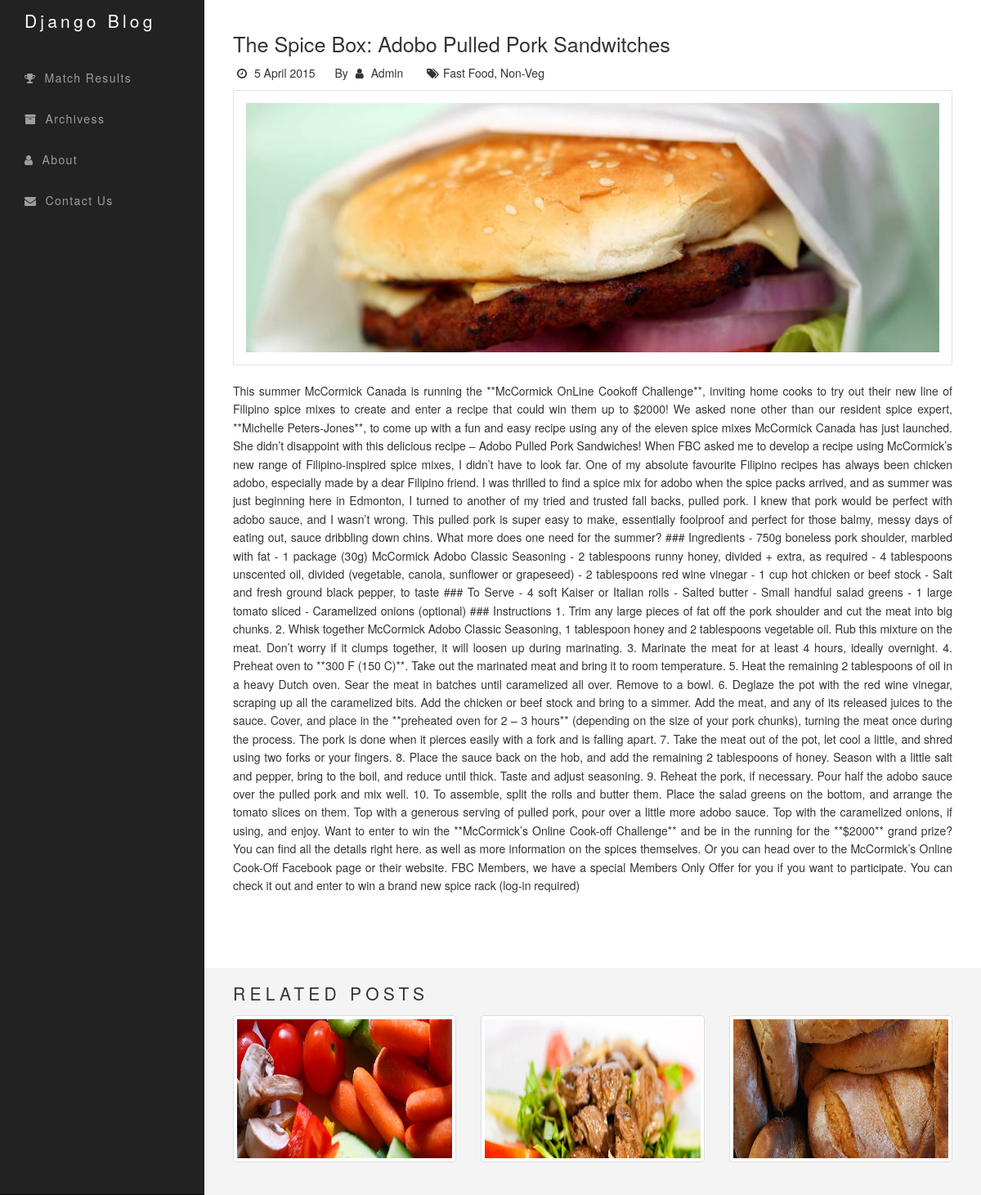
Page /blog/spice-box-adobo-pulled-pork-sandwitches/ on the committed database.
### blog/models.py (models this page shows, shortened)
class PostEntry(models.Model):
	title = models.CharField(max_length=200)
	hero_image = models.ImageField(upload_to='blog/media/')
	post_body = models.TextField()
	post_image = models.ImageField(upload_to='blog/media/', blank=True)
	author = models.CharField(max_length=30)
	created = models.DateTimeField('date published')
	slug = models.SlugField(max_length=200, unique=True)
	published = models.BooleanField(default=True)
	tags = models.ManyToManyField(PostTag)
	objects = PostEntryQuery.as_manager()

class PostTag(models.Model):
	tag = models.CharField(max_length=30)
	def __str__(self):
		return self.tag

### blog/views.py (the view)
# urls.py: url(r'^(?P<article_slug>[\w\-]+)/$', views.Article, name="article"),
def Article(request, article_slug):
	article = models.PostEntry.objects.get(slug=article_slug)
	randomPosts = models.PostEntry.objects.randomPost()
	context = {'article' : article,  'randomPosts': randomPosts}
	return render(request, 'blog/article.html', context)

### blog/models.py (called while the page is built)
	def published(self):
		return self.filter(published=True)

	def randomPost(self):
		return self.published().order_by('?')[:3]

### blog/templates/blog/article.html (shortened to what this page needs)
{% extends "blog/base.html" %}
{% load django_markdown %}
{% if  article %}
    {% block blog_entries %}
        <div class="col-lg-12 blog-post">
            <h1>{{ article.title }}</h1>
            <p class="blog-post-meta">
                <span class="post-time">
                    <i class="fa fa-clock-o"></i> {{article.created | date:'j F Y'}}
                </span>
                <span class="post-author">
                    By <i class="fa fa-user"></i> <a href="#">{{article.author}}</a>
                </span>
                <span class="tags">
                    <i class="fa fa-tags"></i>{{article.tags.all | join:", "}}
                </span>
            </p>
            <img src="/blog/{{article.hero_image.url}}" class="single_post_hero_image">
            <span class="blog-post-single">
                {{ article.post_body | markdown }}
            </span>
        </div>
    {% endblock %}
{% endif %}

### blog/templates/blog/randomArticle.html (shortened to what this page needs)
{%if randomPosts %}
	{% for randomPost in randomPosts %}
		<div class="col-md-4">
			<a href="/blog/{{ randomPost.slug }}/">
				<div class="thumbnail">
					<img  src="/blog/{{randomPost.hero_image.url}}">
				</div>
			</a>
		</div>
	{% endfor %}
{% endif %}

### blog/static/css/style.css (style rules this page uses)
.blog-post { margin-bottom: 30px; text-align: justify; line-height: 1.6em; }
.blog-post h1 { font-size: 1.5em; text-transform: capitalize; }
.blog-post img { display: block; text-align: center; }
.blog-post a { color: #333; }
.blog-post-meta { width: 600px; }
.blog-post-meta i { padding-right: 5px; padding-left: 5px; }
.blog-post .post-author, .blog-post .post-time, .tags { margin-right: 20px; }
img { max-width: 100%; }
.hero_image, .single_post_hero_image { width: 100%; min-height: 180px; margin: 5px 0px 15px 0; }
.thumbnail { position:relative; overflow:hidden; }
.thumbnail img { height: 170px; width: 100%; }
@media (min-width:768px) { .blog-post h1 { font-size: 1.8em; } }
@media (min-width:768px) { .single_post_hero_image { width: 100%; max-height: 376px; padding: 15px; border: 1px solid #e3e3e3; margin: 5px auto; margin-bottom: 20px; float: none; } }

### rows in the picture
PostEntry: title "The Spice Box: Adobo Pulled Pork Sandwitches", created "5 April 2015", author "Admin", tags.all "Fast Food, Non-Veg", hero_image (picture), post_body "This summer McCormick Canada is running the **McCormick OnLine Cookoff Challenge**, inviting home cooks to try out their new line of Filipino spice mixes to create and enter a recipe that could win them up to $2000! We asked none other than our resident spice expert, **Michelle Peters-Jones**, to come up with a fun and easy recipe using any of the eleven spice mixes McCormick Canada has just launched. She didn’t disappoint with this delicious recipe – Adobo Pulled Pork Sandwiches! When FBC asked me to develop a recipe using McCormick’s new range of Filipino-inspired spice mixes, I didn’t have to look far. One of my absolute favourite Filipino recipes has always been chicken adobo,…"
PostEntry: hero_image (picture)
PostEntry: hero_image (picture)
PostEntry: hero_image (picture)
